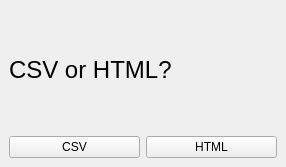
<?xml version="1.0" encoding="UTF-8"?>
<ui version="4.0">
 <class>File</class>
 <widget class="QMainWindow" name="File">
  <property name="geometry">
   <rect>
    <x>0</x>
    <y>0</y>
    <width>286</width>
    <height>167</height>
   </rect>
  </property>
  <property name="windowTitle">
   <string>File</string>
  </property>
  <widget class="QWidget" name="centralwidget">
   <layout class="QHBoxLayout" name="horizontalLayout_2">
    <item>
     <layout class="QVBoxLayout" name="verticalLayout">
      <item>
       <widget class="QLabel" name="label">
        <property name="font">
         <font>
          <pointsize>18</pointsize>
         </font>
        </property>
        <property name="text">
         <string>CSV or HTML?</string>
        </property>
       </widget>
      </item>
      <item>
       <layout class="QHBoxLayout" name="horizontalLayout">
        <item>
         <widget class="QPushButton" name="CSVButton">
          <property name="text">
           <string>CSV</string>
          </property>
         </widget>
        </item>
        <item>
         <widget class="QPushButton" name="HTMLButton">
          <property name="text">
           <string>HTML</string>
          </property>
         </widget>
        </item>
       </layout>
      </item>
     </layout>
    </item>
   </layout>
  </widget>
 </widget>
 <resources/>
 <connections/>
</ui>
